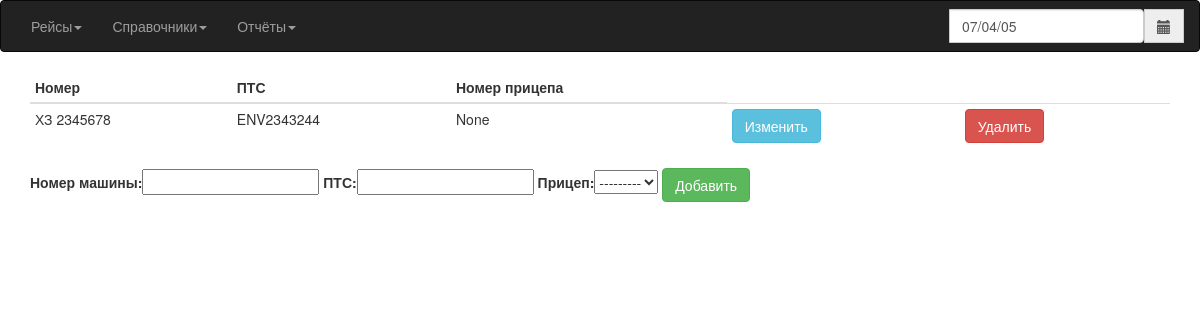
/Car, run on an earlier commit of the app's database.
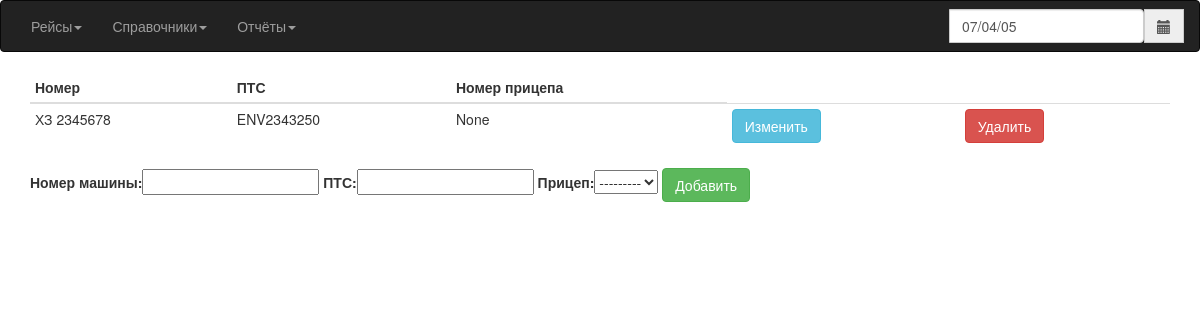
And on a later commit of the database.
### Avtoregion/models.py (models this page shows, shortened)
class Car(models.Model):
    id_car = models.AutoField(primary_key=True)
    number = models.CharField(max_length=10, unique=True)
    pts = models.CharField(max_length=10, unique=True, blank=True)
    trailer = models.ForeignKey(Trailer, blank=True, null=True)

### Avtoregion/views.py (the view)
# urls.py: url(r'^Car$', views.CarView, name='Car'),
def CarView(req):
    qCar = Car.objects.all()
    if req.method == 'POST':
        form = CarForm(req.POST)
        if form.is_valid():
            form.save()
            return HttpResponseRedirect(reverse('Car'))
    else:
        form = CarForm()
        return render(request=req, template_name='car.html', context={'form': form, 'qCar': qCar})

### Avtoregion/forms.py
class CarForm(ModelForm):
    class Meta:
        model = Car
        fields = ['number', 'pts', 'trailer']
        labels = {'number': 'Номер машины', 'pts': 'ПТС', 'trailer': 'Прицеп'}

### templates/car.html (shortened to what this page needs)
{% extends "index.html" %}
{% block content %}
 <div class="container">
 {% if qCar %}
	 <table class="table table-hover table-condensed">
		 <thead>
		 <tr>
			 <th>Номер</th>
			 <th>ПТС</th>
			 <th>Номер прицепа</th>
		 </tr>
		 </thead>
	 {% for q in qCar %}
         <tbody>
	    <tr>
		 <td>
			{{ q.number }}
		 </td>
		 <td>
			{{ q.pts }}
		 </td>
		 <td>
			{{ q.trailer }}
		 </td>
		 <td>
			<form action="Car/update{{ q.pk }}" method="get">
        <button class="btn btn-info">Изменить</button>
		  </form>
		 </td>
		    <td>
		 <form action="Car/delete{{ q.pk }}" method="get">
			  <button class="btn btn-danger">Удалить</button>
		 </form>
	     </td>
	    </tr>
     </tbody>
	 {% endfor %}
	 </table>
 {% endif %}
 <form action="" method="post">
    {{ form.as_table }}
    <button name="add" class="btn btn-success">Добавить</button>
</form>
 </div>
{% endblock %}

### templates/index.html (shortened to what this page needs)
<!DOCTYPE html>
<html lang="ru">
<head>
	<link rel="stylesheet" href="/static/css/bootstrap.min.css">
	<link rel="stylesheet" href="/static/css/bootstrap-datetimepicker.min.css">
</head>
<nav class="navbar navbar-inverse">
  <div class="container-fluid">
	    <ul class="nav navbar-nav">
		    <li class="dropdown">
			    <a class="dropdown-toggle" data-toggle="dropdown" href="/Race">Рейсы<span class="caret"></span></a>
		    </li>
		    <li class="dropdown">
			    <a class="dropdown-toggle" href="index.html" data-toggle="dropdown">Справочники<span class="caret"></span></a>
		    </li>
	      <li class="dropdown">
		        <a class="dropdown-toggle" data-toggle="dropdown" href="index.html">Отчёты<span class="caret"></span></a>
	      </li>
	    </ul>
	    <ul class="nav navbar-nav navbar-form navbar-right">
		    <li>
			    <div class="input-group date" id="datetimepicker">
                    <form id="submit_date" action="" method="post">
				        <input id="input_date" type="text" class="form-control" name="date"/>
                    </form>
				    <span class="input-group-addon" >
									<span class="glyphicon glyphicon-calendar"></span>
						</span>
			    </div>
		    </li>
	    </ul>
	  </div>
</nav>
<body>
		{% block content %}
		{% endblock %}
</body>
</html>

What changed in the data, as far as the page shows it:
changed Car "ХЗ 2345678": pts "ENV2343244" → "ENV2343250"
